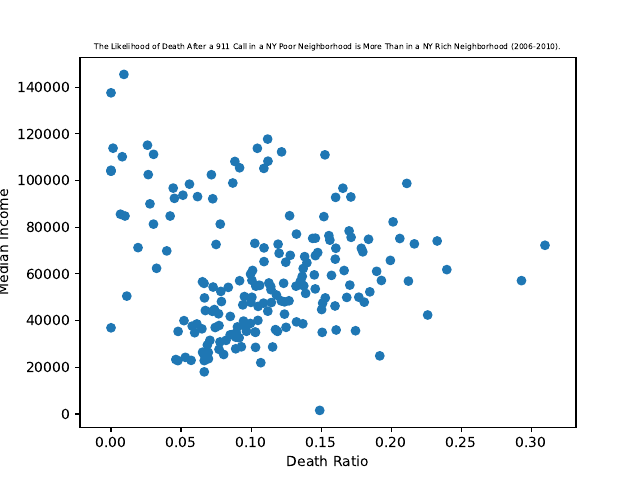

Source code (Python):
import matplotlib.pyplot as plt

#create a figure instance that will later be written to a PDF
f = plt.figure()

#open zip file
zipf = open("zip", "rt")
#create a dictionary for x coords
xCoords = []
#create a dictionary for y coords
yCoords = []

#read the first line of the file and strip
line = zipf.readline().strip()
#loop through each line of the data 
while line:
    #spilt on pipe
    fields = line.split("|")
    #load in the x coord
    xCoords += [float(fields[1])]
    #load in the y coord
    yCoords += [int(fields[2])]
    #get the next 'read line' from the data for the while loop and strip
    line = zipf.readline().strip()
#when done looping close the file 
zipf.close()

#create the scatterplot with the x and y coord dictionaries
plt.scatter(xCoords, yCoords)

#specify title , x axis, and y axis
plt.title("The Likelihood of Death After a 911 Call in a NY Poor Nei\
ghborhood is More Than in a NY Rich Neighborhood (2006-2010).",fontsize=5.5)    
plt.xlabel("Death Ratio")
plt.ylabel("Median Income")

#save the plot into a PDF file
f.savefig("graph.pdf")
